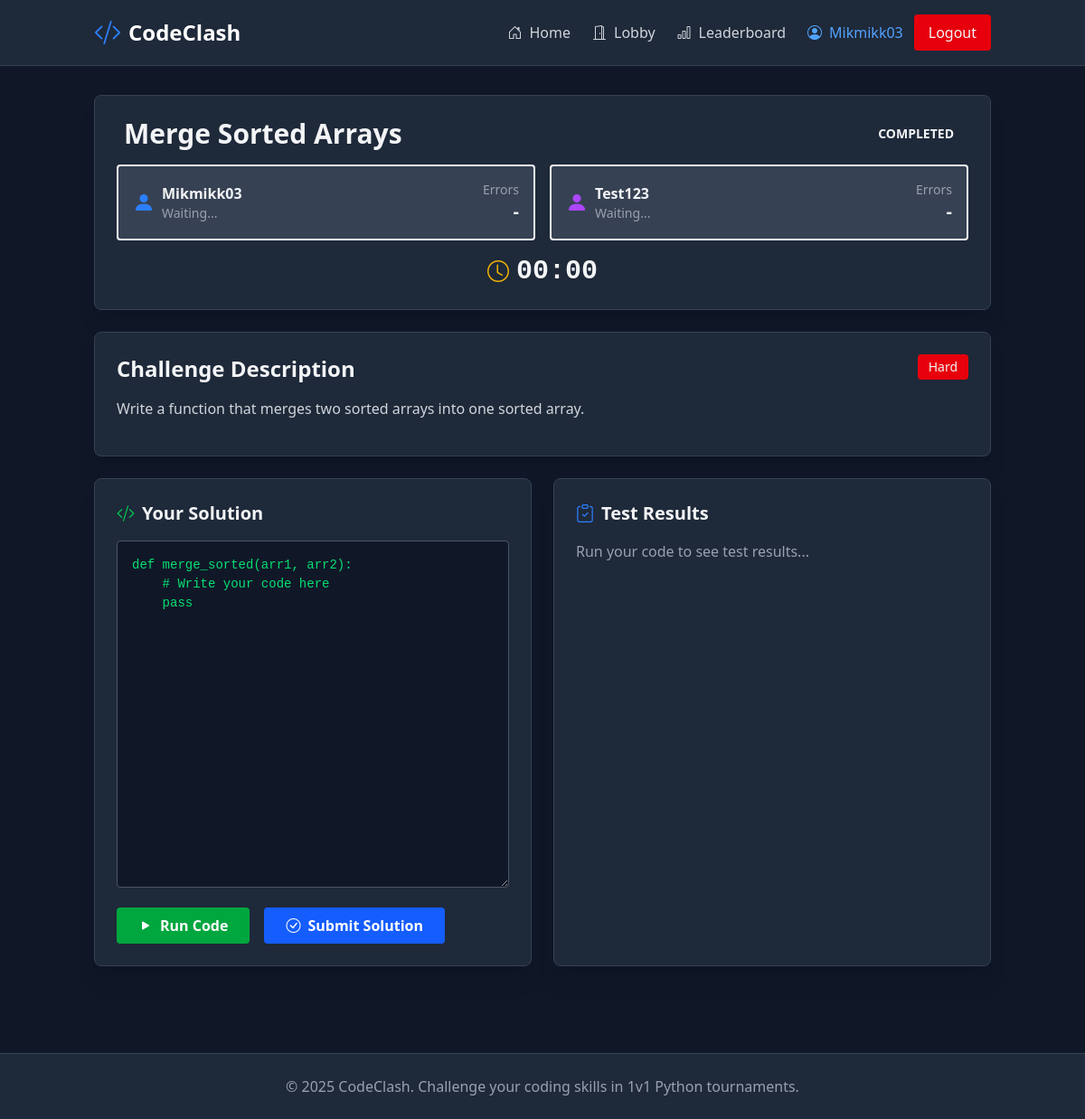
Page /match/1 (signed in) on the committed database.
### tables this page shows
CREATE TABLE users (
            id INTEGER PRIMARY KEY AUTOINCREMENT,
            username TEXT UNIQUE NOT NULL,
            wins INTEGER DEFAULT 0,
            losses INTEGER DEFAULT 0,
            total_matches INTEGER DEFAULT 0,
            rating INTEGER DEFAULT 1000,
            created_at TIMESTAMP DEFAULT CURRENT_TIMESTAMP
        );

CREATE TABLE challenges (
            id INTEGER PRIMARY KEY AUTOINCREMENT,
            title TEXT NOT NULL,
            description TEXT NOT NULL,
            difficulty TEXT NOT NULL,
            starter_code TEXT,
            test_cases TEXT NOT NULL,
            time_limit INTEGER DEFAULT 300,
            created_at TIMESTAMP DEFAULT CURRENT_TIMESTAMP
        );

CREATE TABLE matches (
            id INTEGER PRIMARY KEY AUTOINCREMENT,
            player1_id INTEGER NOT NULL,
            player2_id INTEGER NOT NULL,
            challenge_id INTEGER NOT NULL,
            status TEXT DEFAULT 'pending',
            player1_code TEXT,
            player2_code TEXT,
            player1_errors INTEGER DEFAULT 0,
            player2_errors INTEGER DEFAULT 0,
            player1_time REAL DEFAULT 0,
            player2_time REAL DEFAULT 0,
            player1_submitted INTEGER DEFAULT 0,
            player2_submitted INTEGER DEFAULT 0,
            winner_id INTEGER,
            started_at TIMESTAMP,
            completed_at TIMESTAMP,
            created_at TIMESTAMP DEFAULT CURRENT_TIMESTAMP,
            lobby_id INTEGER,
            FOREIGN KEY (player1_id) REFERENCES users(id),
            FOREIGN KEY (player2_id) REFERENCES users(id),
            FOREIGN KEY (challenge_id) REFERENCES challenges(id),
            FOREIGN KEY (winner_id) REFERENCES users(id),
            FOREIGN KEY (lobby_id) REFERENCES lobbies(id)
        );

### app.py (the view)
@app.route('/match/<int:match_id>')
def match(match_id):
    if 'user_id' not in session:
        return redirect(url_for('index'))
    conn = get_db()
    match_data = conn.execute('''
        SELECT m.*, c.title, c.description, c.difficulty, c.starter_code, c.test_cases,
               u1.username as player1_name, u2.username as player2_name
        FROM matches m
        JOIN challenges c ON m.challenge_id = c.id
        JOIN users u1 ON m.player1_id = u1.id
        JOIN users u2 ON m.player2_id = u2.id
        WHERE m.id = ?
    ''', (match_id,)).fetchone()
    conn.close()
    if not match_data:
        return "Match not found", 404
    if session['user_id'] not in [match_data['player1_id'], match_data['player2_id']]:
        return "Unauthorized", 403
    return render_template('match.html', match=dict(match_data), user_id=session['user_id'])

### app.py (called while the page is built)
def get_db():
    conn = sqlite3.connect(app.config['DATABASE'])
    conn.row_factory = sqlite3.Row
    return conn

### templates/match.html (shortened to what this page needs)
{% extends "base.html" %}
{% block content %}
<div class="container mx-auto px-4 py-8">
    <div class="max-w-7xl mx-auto">
        <div class="bg-gray-800 rounded-lg shadow-xl p-6 mb-6 border border-gray-700">
            <div class="flex justify-between items-center mb-4">
                <h1 class="text-3xl font-bold flex items-center gap-2">
                    {{ match.title }}
                </h1>
                <span id="matchStatus" class="px-4 py-2 rounded font-bold text-sm">
                    {{ match.status|upper }}
                </span>
            </div>
            <div class="grid md:grid-cols-2 gap-4">
                <div class="bg-gray-700 p-4 rounded border-2" id="player1Card">
                    <div class="flex items-center justify-between">
                        <div class="flex items-center gap-2">
                            <i class="bi bi-person-fill text-blue-500 text-2xl"></i>
                            <div>
                                <p class="font-bold">{{ match.player1_name }}</p>
                                <p class="text-sm text-gray-400" id="player1Status">Waiting...</p>
                            </div>
                        </div>
                        <div class="text-right">
                            <p class="text-sm text-gray-400">Errors</p>
                            <p class="text-xl font-bold" id="player1Errors">-</p>
                        </div>
                    </div>
                </div>
                <div class="bg-gray-700 p-4 rounded border-2" id="player2Card">
                    <div class="flex items-center justify-between">
                        <div class="flex items-center gap-2">
                            <i class="bi bi-person-fill text-purple-500 text-2xl"></i>
                            <div>
                                <p class="font-bold">{{ match.player2_name }}</p>
                                <p class="text-sm text-gray-400" id="player2Status">Waiting...</p>
                            </div>
                        </div>
                        <div class="text-right">
                            <p class="text-sm text-gray-400">Errors</p>
                            <p class="text-xl font-bold" id="player2Errors">-</p>
                        </div>
                    </div>
                </div>
            </div>
            <div class="mt-4 text-center">
                <div class="flex items-center justify-center gap-2">
                    <i class="bi bi-clock text-yellow-500 text-2xl"></i>
                    <span class="text-3xl font-mono font-bold" id="timer">00:00</span>
                </div>
            </div>
        </div>
        <div class="bg-gray-800 rounded-lg shadow-xl p-6 mb-6 border border-gray-700">
            <div class="flex justify-between items-start mb-4">
                <h2 class="text-2xl font-bold">Challenge Description</h2>
                <span class="px-3 py-1 rounded text-sm" id="difficulty">{{ match.difficulty }}</span>
            </div>
            <p class="text-gray-300 mb-4">{{ match.description }}</p>
        </div>
        <div class="grid lg:grid-cols-2 gap-6">
            <div class="bg-gray-800 rounded-lg shadow-xl p-6 border border-gray-700">
                <h2 class="text-xl font-bold mb-4 flex items-center gap-2">
                    <i class="bi bi-code-slash text-green-500"></i>
                    Your Solution
                </h2>
                <textarea id="codeEditor"
                          class="w-full h-96 p-4 bg-gray-900 text-green-400 font-mono text-sm rounded border border-gray-600 focus:outline-none focus:border-blue-500"
                          spellcheck="false">{{ match.starter_code }}</textarea>
                <div class="flex gap-4 mt-4">
                    <button id="runBtn"
                            class="bg-green-600 hover:bg-green-700 text-white font-bold py-2 px-6 rounded transition flex items-center gap-2">
                        <i class="bi bi-play-fill"></i> Run Code
                    </button>
                    <button id="submitBtn"
                            class="bg-blue-600 hover:bg-blue-700 text-white font-bold py-2 px-6 rounded transition flex items-center gap-2">
                        <i class="bi bi-check-circle"></i> Submit Solution
                    </button>
                </div>
            </div>
            <div class="bg-gray-800 rounded-lg shadow-xl p-6 border border-gray-700">
                <h2 class="text-xl font-bold mb-4 flex items-center gap-2">
                    <i class="bi bi-clipboard-check text-blue-500"></i>
                    Test Results
                </h2>
                <div id="testResults" class="space-y-3">
                    <p class="text-gray-400">Run your code to see test results...</p>
                </div>
            </div>
        </div>
    </div>
</div>
{% endblock %}

### templates/base.html (shortened to what this page needs)
<!DOCTYPE html>
<html lang="en">
<head>
    <script src="https://cdn.jsdelivr.net/npm/@tailwindcss/browser@4"></script>
    <link rel="stylesheet" href="https://cdn.jsdelivr.net/npm/bootstrap-icons@1.13.1/font/bootstrap-icons.min.css">
    <link rel="stylesheet" href="{{ url_for('static', filename='css/style.css') }}">
</head>
<body class="bg-gray-900 text-gray-100">
    <nav class="bg-gray-800 border-b border-gray-700">
        <div class="container mx-auto px-4 py-4">
            <div class="flex items-center justify-between">
                <div class="flex items-center space-x-2">
                    <i class="bi bi-code-slash text-3xl text-blue-500"></i>
                    <a href="/" class="text-2xl font-bold text-white hover:text-blue-400 transition">CodeClash</a>
                </div>
                <div class="flex items-center space-x-6">
                    <a href="/" class="text-gray-300 hover:text-white transition flex items-center gap-2">
                        <i class="bi bi-house-door"></i> Home
                    </a>
                    {% if session.get('user_id') %}
                    <a href="/lobby" class="text-gray-300 hover:text-white transition flex items-center gap-2">
                        <i class="bi bi-door-open"></i> Lobby
                    </a>
                    <a href="/leaderboard" class="text-gray-300 hover:text-white transition flex items-center gap-2">
                        <i class="bi bi-bar-chart"></i> Leaderboard
                    </a>
                    <div class="flex items-center gap-3">
                        <span class="text-blue-400 flex items-center gap-2">
                            <i class="bi bi-person-circle"></i> {{ session.get('username') }}
                        </span>
                        <a href="/logout" class="bg-red-600 hover:bg-red-700 px-4 py-2 rounded transition">
                            Logout
                        </a>
                    </div>
                    {% else %}
                    <a href="/leaderboard" class="text-gray-300 hover:text-white transition flex items-center gap-2">
                        <i class="bi bi-bar-chart"></i> Leaderboard
                    </a>
                    {% endif %}
                </div>
            </div>
        </div>
    </nav>
    <main>
        {% block content %}{% endblock %}
    </main>
    <footer class="bg-gray-800 border-t border-gray-700 mt-16">
        <div class="container mx-auto px-4 py-6 text-center text-gray-400">
            <p>&copy; 2025 CodeClash. Challenge your coding skills in 1v1 Python tournaments.</p>
        </div>
    </footer>
</body>
</html>

### static/css/style.css (style rules this page uses)
#codeEditor { font-family: 'Courier New', Courier, monospace; line-height: 1.5; resize: vertical; }

### rows in the picture
users: get "Mikmikk03", player1_name "Mikmikk03"
challenges: title "Merge Sorted Arrays", difficulty "Hard", description "Write a function that merges two sorted arrays into one sorted array.", starter_code "def merge_sorted(arr1, arr2): # Write your code here pass"
matches: status "COMPLETED"
users: player2_name "Test123"
